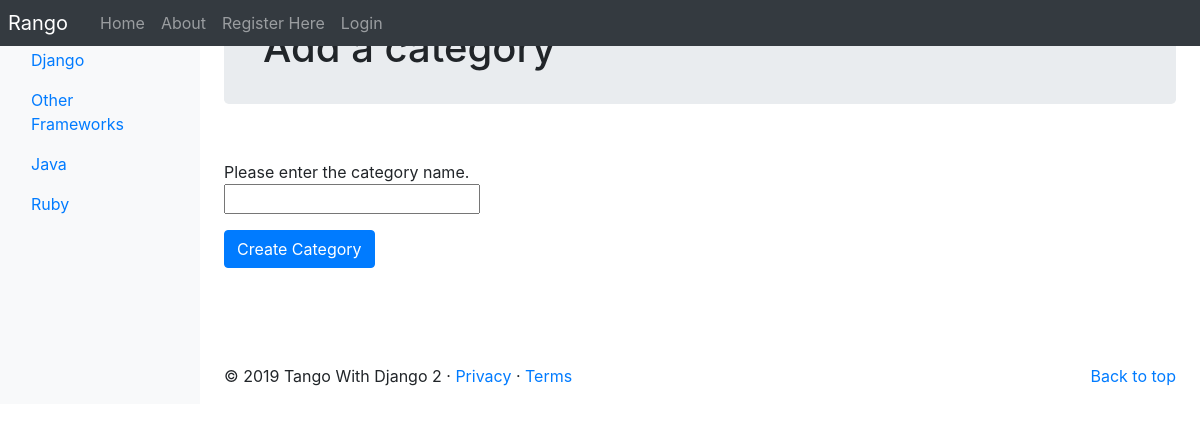
Screenshot of /rango/add_category/ with the database file from the repository.
### rango/models.py (models this page shows, shortened)
class Category(models.Model):
    name = models.CharField(max_length=128, unique=True)
    views = models.IntegerField(default=0)
    likes = models.IntegerField(default=0)
    slug = models.SlugField(blank=True, unique=True)
    class Meta:
        verbose_name_plural = 'Categories'

### rango/views.py (the view, shortened to what this page needs)
# urls.py: path('add_category/', views.add_category, name='add_category'),
def add_category(request, ):
    form = CategoryForm()
    return render(request, 'rango/add_category.html', {'form':form})

### rango/forms.py
class CategoryForm(forms.ModelForm):
    name = forms.CharField(max_length=128, help_text="Please enter the category name.")
    views = forms.IntegerField(widget=forms.HiddenInput(), initial=0)
    likes = forms.IntegerField(widget=forms.HiddenInput(), initial=0)
    slug = forms.CharField(widget=forms.HiddenInput(), required=False)
    class Meta:
        model = Category
        fields = ('name',)

### rango/templatetags/rango_template_tags.py (called while the page is built)
@register.inclusion_tag('rango/cats.html')
def get_category_list(cat=None):
    return {'cats':  Category.objects.all(),
            'act_cat': cat}

### rango/templates/rango/add_category.html (shortened to what this page needs)
{% extends 'rango/base.html' %}
{% block body_block %}
<div class="jumbotron p-4">
    <div class="container">
        <h1 class="jumbotron-heading">Add a category</h1>
    </div>
</div>
<div>
    <form role="form" id="category_form" method="post" action="/rango/add_category/">
        {% for field in form.visible_fields %}
            {{ field.errors }} <br />
            {{ field.help_text }} <br />
            {{ field }} </br>
            <div class="p-2"></div>
        {%  endfor %}
        <button class="btn btn-primary" type="submit" name="submit">
            Create Category
        </button>
    <div class="p-5"></div>
    </form>
</div>
{% endblock %}

### rango/templates/rango/cats.html (shortened to what this page needs)
<ul class="nav flex-column">
{% if cats %}
    {% for c in cats %}
    {% if c == act_cat %}
        <li class="nav-item">
        <a class="nav-link active" href="{% url 'rango:show-category' c.slug %}">
            <span data-feather="archive"></span>
                {{ c.name }}</a>
        </li>
{% else %}
<li class="nav-item">
    <a class="nav-link" href="{% url 'rango:show-category' c.slug %}">
    {{ c.name }}</a>
</li>
{% endif %}
{% endfor %}
{% else %}
<li class="nav-item">No Categories Yet!</li>
{% endif %}
</ul>

### rows the page displays
Category: name "Django"
Category: name "Other Frameworks"
Category: name "Java"
Category: name "Ruby"

### other values shown
{{ field.help_text }} "Please enter the category name."
